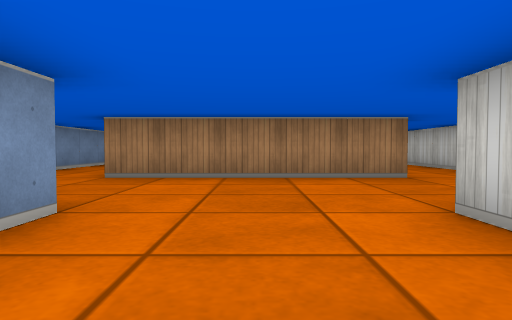
View 1 (above)

14 first-person views from a walk through a cub3D ray-caster map. The camera is about half as high as the walls, tilts 2° down and sees 75° across. The floor is counted in squares. Each view is taken from the middle of a square. On the plan, view 1 faces up. The plan holds only what a view shows up to about 9 squares ahead; the rest is blank.

View 2
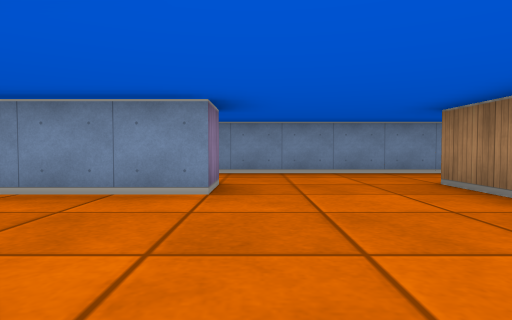

View 3
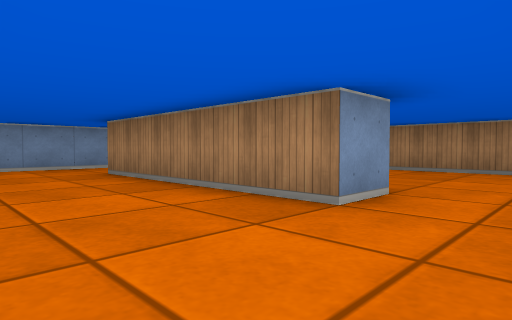

View 4
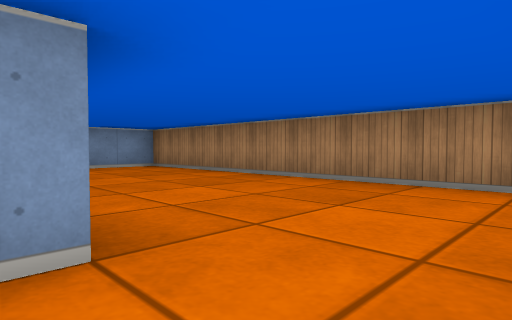

View 5
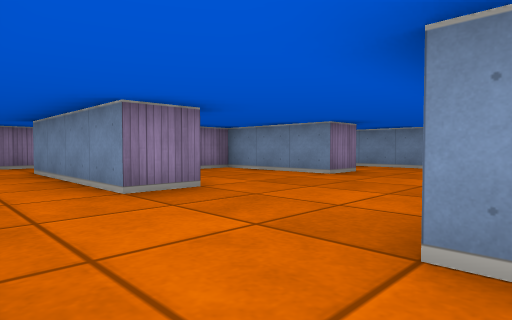

View 6
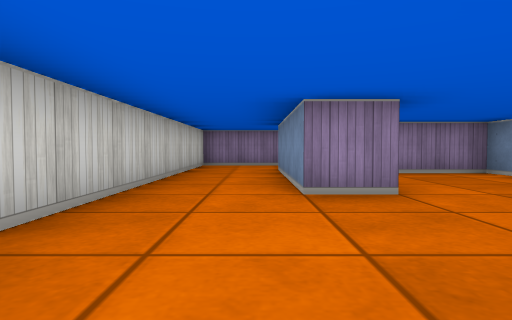

View 7
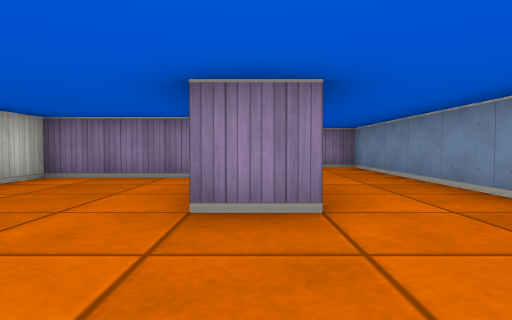

View 8
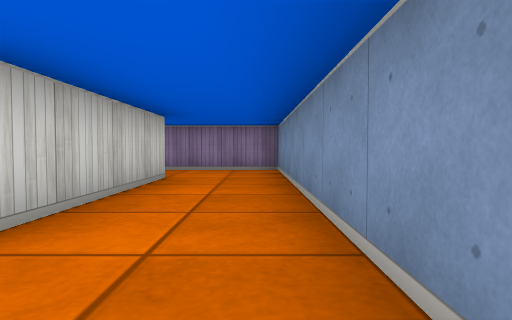

View 9
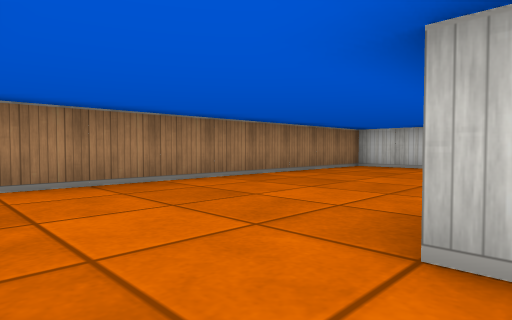

View 10
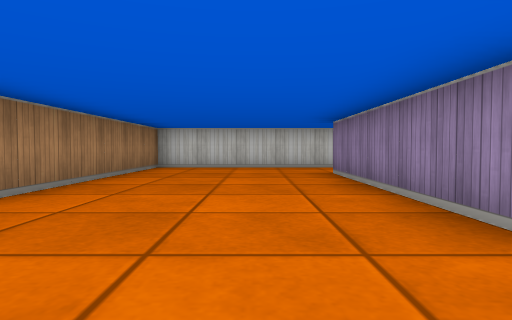

View 11
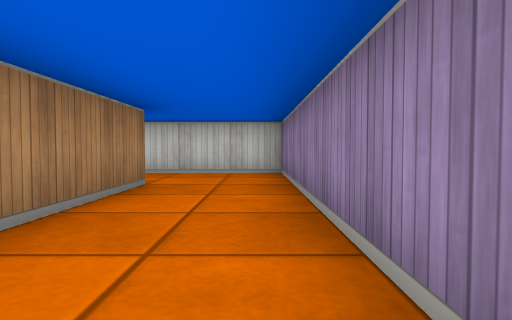

View 12
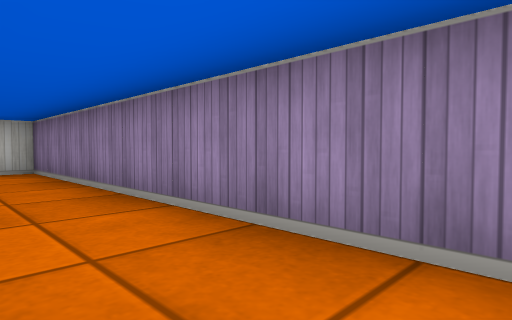

View 13
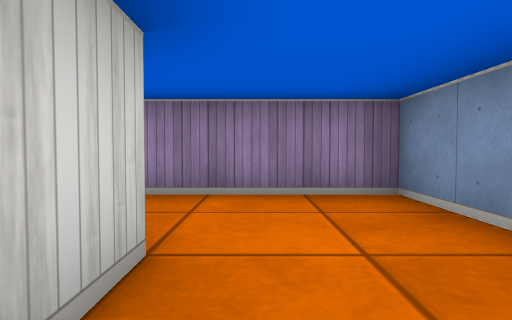

View 14
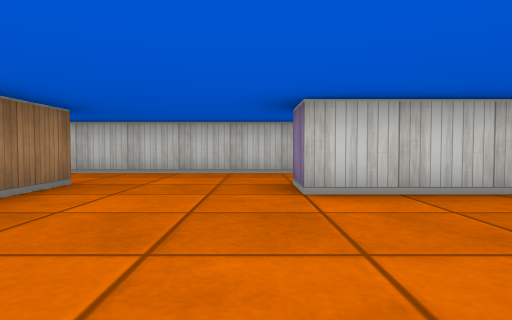

### Floor plan
Ten units are one square. View 1 is at (0, 0); x grows to the right and y downward. Boxes are objects, and circles mark ways between rooms. Rooms are numbered by the first view taken in them; rooms with no view inside come last. Other rooms are left out.
<svg viewBox="-50 -110 100 150">
<path fill="none" stroke="#000" d="M-26 -25 -15 -25 -15 5 15 5 15 -25 25 -25 25 15 -1 15M-25 15 -25 -21M25 -55 -25 -55M-45 -55 -45 35 45 35 45 -55M-21 -65 25 -65 25 -55M-45 -102 -45 -55M45 -55 45 -105 -42 -105"/>
<circle cx="-35" cy="-60" r="3" fill="#2a7"/>
<circle cx="35" cy="-60" r="3" fill="#2a7"/>
<text x="0" y="-10">1</text>
<text x="0" y="-80">2</text>
</svg>
Room 1 opens to room 2.

Where each view was taken, in squares from view 1:
view 1: 0 up, 0 right, facing up
view 2: 3 up, 2 right, facing left
view 3: 3 up, 4 right, facing up-left
view 4: 6 up, 4 right, facing up-left
view 5: 6 up, 4 right, facing down-left
view 6: 6 up, 3 right, facing down
view 7: 5 up, 2 left, facing down
view 8: 4 up, 4 left, facing down
view 9: 6 up, 4 left, facing up-right
view 10: 8 up, 4 left, facing right
view 11: 3 down, 2 left, facing right
view 12: 2 down, 3 left, facing down-right
view 13: 0 up, 3 left, facing down
view 14: 3 up, 2 left, facing right
